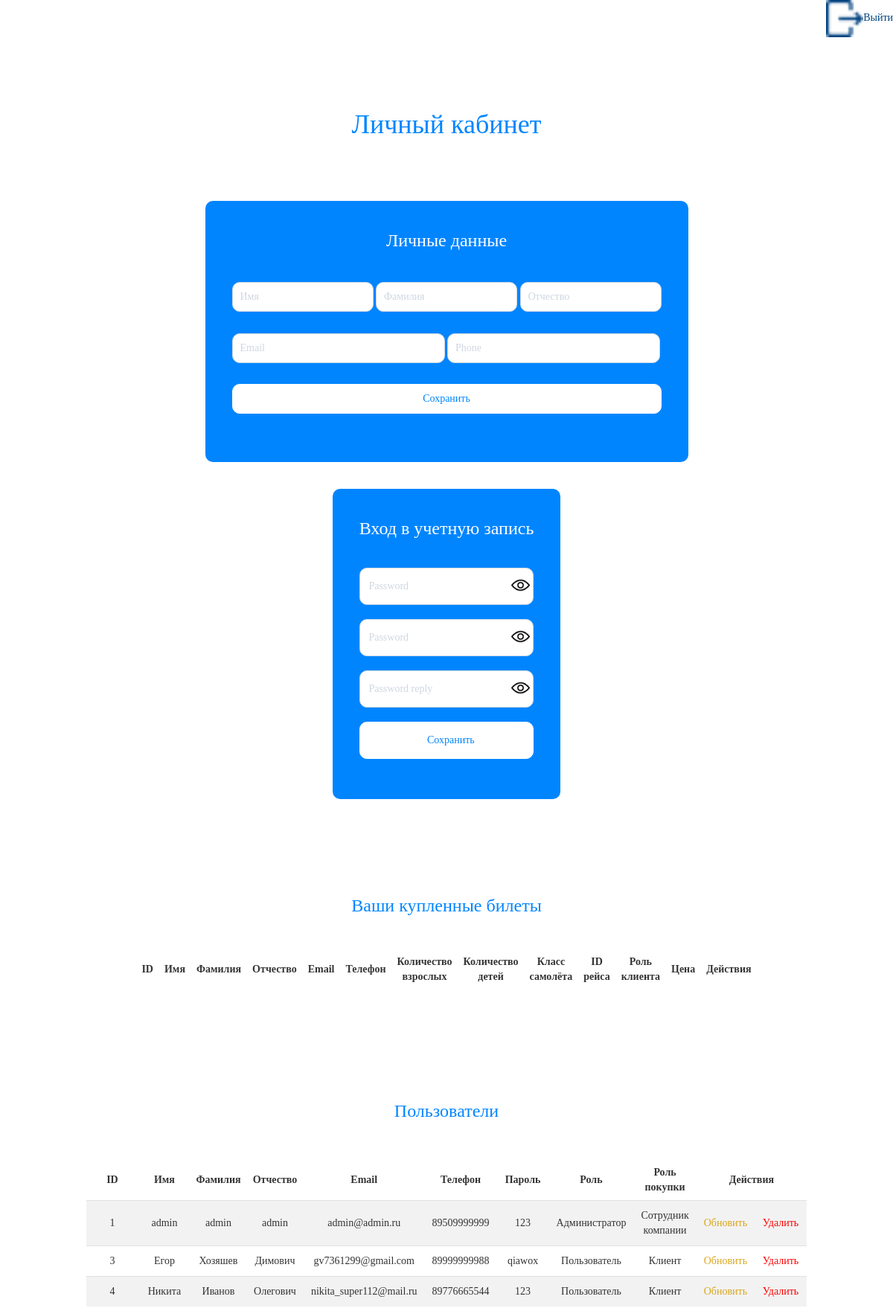
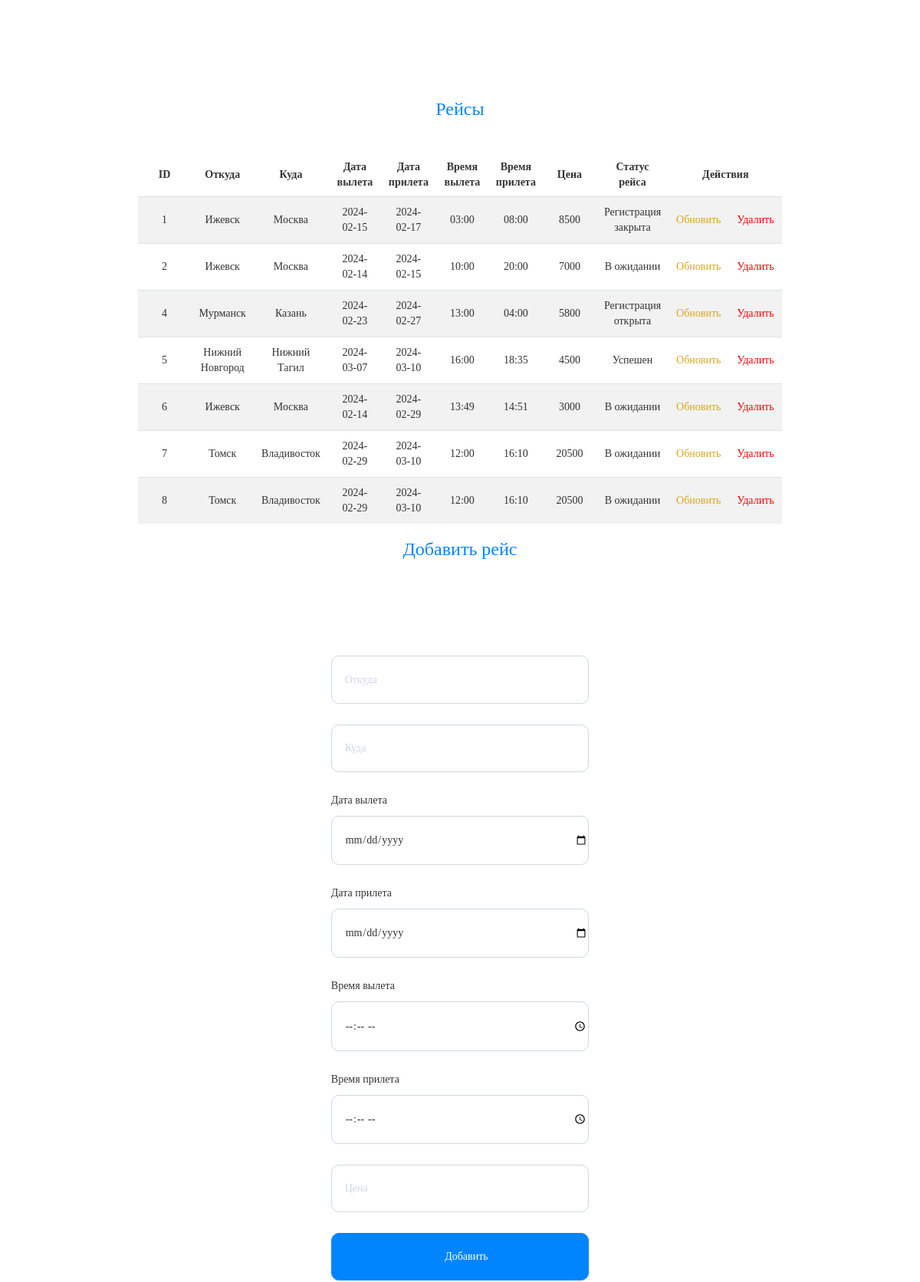
The page /pages/lk_admin.php (upper part) on the database its author committed (2 pictures, top to bottom).
### tables this page shows
CREATE TABLE `users` (
  `id` int NOT NULL,
  `first_name` varchar(100) NOT NULL,
  `last_name` varchar(100) NOT NULL,
  `patronymic` varchar(100) NOT NULL,
  `email` varchar(100) NOT NULL,
  `password` varchar(100) NOT NULL,
  `phone` varchar(100) NOT NULL,
  `role` int NOT NULL DEFAULT '1',
  `role_sales` int NOT NULL DEFAULT '1'
);

CREATE TABLE `flights` (
  `id` int NOT NULL,
  `whence` varchar(100) NOT NULL,
  `wheres` varchar(100) NOT NULL,
  `ddate` varchar(100) NOT NULL,
  `adate` varchar(100) NOT NULL,
  `etime` text NOT NULL,
  `atime` text NOT NULL,
  `price` int NOT NULL,
  `status` int NOT NULL DEFAULT '1'
);

### pages/lk_admin.php (the view, shortened to what this page needs)
<?php
include_once '../db/db.php';
?>
<!DOCTYPE html>
<html lang="en">
<head>
    <link rel="stylesheet" href="../styles/styles.css">
    <link rel="stylesheet" href="https://maxcdn.bootstrapcdn.com/bootstrap/3.4.0/css/bootstrap.min.css">
</head>
<body>
    <a href="exit.php" class="exit_lk"><span><img src="../img/exit.png" alt="">Выйти</span></a>
    <div class="main">
        <div class="title">
            <h1>Личный кабинет</h1>
        </div>
        <div class="data">
            <div class="private_data"><p>Личные данные</p></div>
            <div class="private_form">
                <form method="POST" class="lk_form">
                    <div class="first_input">
                        <input type="text" placeholder="Имя" value="<?php echo $_SESSION['user']['first_name']; ?>" name="name_upd" required>
                        <input type="text" placeholder="Фамилия" class="center_input" value="<?php echo $_SESSION['user']['last_name']; ?>" name="last_name_upd" required>
                        <input type="text" placeholder="Отчество" value="<?php echo $_SESSION['user']['patronymic']; ?>" name="patronymic_upd" required>
                    </div>
                    <div class="second_input">
                        <input type="email" placeholder="Email" class="first_in" value="<?php echo $_SESSION['user']['email']; ?>" name="email_upd" required>
                        <input type="text" placeholder="Phone" class="last_in" value="<?php echo $_SESSION['user']['phone']; ?>" name="phone_upd" required>
                    </div>
                    <input type="submit" value="Сохранить" name="update" class="update_user">
                </form>
            </div>
        </div>
        <div class="auth_block">
            <div class="private_data"><p>Вход в учетную запись</p></div>
            <div class="auth-form auth_data">
                <form method="POST">
                    <div class="v_pass_now">
                        <input type="password" placeholder="Password" id="password_now" required name="password_now">
                        <span class="icon_now"></span>
                    </div>
                    <div class="v_pass">
                        <input type="password" placeholder="Password" id="password" required name="password_new">
                        <span class="icon"></span>
                    </div>
                    <div class="v_pass_reply">
                        <input type="password" placeholder="Password reply" id="password_reply" required name="password_new_reply">
                        <span class="icon_reply"></span>
                    </div>
                    <input type="submit" value="Сохранить" class="save" name="save">
                </form>
            </div>
        </div>
        <div class="buy_bil">
            <div class="private_data"><p>Ваши купленные билеты</p></div>
            <table>
                <tr>
                    <th>ID</th>
                    <th>Имя</th>
                    <th>Фамилия</th>
                    <th>Отчество</th>
                    <th>Email</th>
                    <th>Телефон</th>
                    <th>Количество взрослых</th>
                    <th>Количество детей</th>
                    <th>Класс самолёта</th>
                    <th>ID рейса</th>
                    <th>Роль клиента</th>
                    <th>Цена</th>
                    <th colspan="2">Действия</th>
                </tr>
            </table>
        </div>
        <div class="users">
            <div class="private_data"><p>Пользователи</p></div>
            <?php
            $str_out_users = "SELECT * FROM `users`";
            $run_out_users = mysqli_query($connect, $str_out_users);
            ?>
            <table>
                <tr>
                    <th>ID</th>
                    <th>Имя</th>
                    <th>Фамилия</th>
                    <th>Отчество</th>
                    <th>Email</th>
                    <th>Телефон</th>
                    <th>Пароль</th>
                    <th>Роль</th>
                    <th>Роль покупки</th>
                    <th colspan="2">Действия</th>
                </tr>
                <?php
                while ($users = mysqli_fetch_array($run_out_users)) {
                    switch ($users['role']) {
                        case '1':
                            $role = "Пользователь";
                            break;
                        case '2':
                            $role = "Администратор";
                            break;
                    }
                    switch ($users['role_sales']) {
                        case '1':
                            $role_sales = "Клиент";
                            break;
                        case '3':
                            $role_sales = "Сотрудник компании";
                            break;
                    }
                    echo "<tr align='center' class='e-ever2'>
                            <td>$users[id]</td>
                            <td>$users[first_name]</td>
                            <td>$users[last_name]</td>
                            <td>$users[patronymic]</td>
                            <td>$users[email]</td>
                            <td>$users[phone]</td>
                            <td>$users[password]</td>
                            <td>$role</td>
                            <td>$role_sales</td>
                            <td><a href='update_users.php?edit=$users[id]' target='_blank' class='e-update'>Обновить</a></td>
                            <td><a href='?del=$users[id]' class='e-delete'>Удалить</a></td>
                        </tr>";
                }
                ?>
            </table>
        </div>
        <div class="flights">
            <div class="private_data"><p>Рейсы</p></div>
            <?php
            $str_out_flights = "SELECT * FROM `flights`";
            $run_out_flights = mysqli_query($connect, $str_out_flights);
            ?>
            <table>
                <tr>
                    <th>ID</th>
                    <th>Откуда</th>
                    <th>Куда</th>
                    <th>Дата вылета</th>
                    <th>Дата прилета</th>
                    <th>Время вылета</th>
                    <th>Время прилета</th>
                    <th>Цена</th>
                    <th>Статус рейса</th>
                    <th colspan="2">Действия</th>
                </tr>
                <?php
                while($flights = mysqli_fetch_array($run_out_flights)){
                    switch ($flights['status']) {
                        case '1':
                            $status = "В ожидании";
                            break;
                        case '2':
                            $status = "Регистрация открыта";
                            break;
                        case '3':
                            $status = "Регистрация закрыта";
                            break;
                        case '7':
                            $status = "Успешен";
                            break;
                    }
                    echo "<tr align='center' class='e-ever2'>
                            <td>$flights[id]</td>
                            <td>$flights[whence]</td>
                            <td>$flights[wheres]</td>
                            <td>$flights[ddate]</td>
                            <td>$flights[adate]</td>
                            <td>$flights[etime]</td>
                            <td>$flights[atime]</td>
                            <td>$flights[price]</td>
                            <td class='e-status'>$status</td>
                            <td><a href='update_flights.php?edit_flights=$flights[id]' target='_blank' class='e-update'>Обновить</a></td>
                            <td><a href='?del_flights=$flights[id]' class='e-delete'>Удалить</a></td>
                        </tr>";
                }
                ?>
            </table>
            <div class="auth-form">
                <h3 class="add_flights">Добавить рейс</h3>
                <form method="POST" class="add_flights_form">
                    <input type="text" placeholder="Откуда" name="whence">
                    <input type="text" placeholder="Куда" name="wheres">
                    <p>Дата вылета</p>
                    <input type="date" name="e-date">
                    <p>Дата прилета</p>
                    <input type="date" name="a-date">
                    <p>Время вылета</p>
                    <input type="time" name="e-time">
                    <p>Время прилета</p>
                    <input type="time" name="a-time">
                    <input type="text" placeholder="Цена" name="price">
                    <input type="submit" value="Добавить" name="add_flights">
                </form>
            </div>
        </div>
    </div>
</body>
</html>

### styles/styles.css (style rules this page uses)
body { margin: 0px 0px 0px 0px; font-family: 'Century Gothic' }
a { text-decoration: none; color:white; }
h1 { color: white; text-align: center; }
img { width: 50px; height: 50px; }
* { margin: 0; padding: 0; box-sizing: border-box; font-family: 'Century Gothic'; }
.main { margin: 0 20%; display: flex; flex-direction: column; flex-wrap: wrap; align-content: center; justify-content: center; align-items: center; }
.title { margin-top: 15%; margin-bottom: 10%; color: #0085FF; }
.auth-form { min-width: 40%; }
.auth-form form { display: flex; flex-direction: column; flex-wrap: wrap; align-items: flex-end; align-content: center; justify-content: center; }
.auth-form form input[type=email], .auth-form form input[type=text], .auth-form form input[type=password], .auth-form form input[type=number], .auth-form form input[type=submit], .auth-form form input[type=date], .auth-form form input[type=time], .auth-form form select { min-width: 100%; padding-left: 5%; padding-bottom: 6%; padding-top: 6%; margin-bottom: 8%; border: 1px solid #D0D6E1; border-radius: 10px; }
.auth-form form input[type=submit] { background-color: #0085FF; color: #fff; font-size: 14px; border: 1px solid #0085FF; cursor: pointer; transition: 0.3s all; }
.v_pass_now { position: relative; min-width: 100%; }
.v_pass { position: relative; min-width: 100%; }
.v_pass_reply { position: relative; min-width: 100%; }
.icon { background: url('../img/free-icon-eye-158746.png') no-repeat; background-size: cover; width: 25px; height: 25px; position: absolute; top: 0; right: 0; left: 0; bottom: 0; margin-left: 87%; margin-top: 5%; }
.icon_reply { background: url('../img/free-icon-eye-158746.png') no-repeat; background-size: cover; width: 25px; height: 25px; position: absolute; top: 0; right: 0; left: 0; bottom: 0; margin-left: 87%; margin-top: 5%; }
.icon_now { background: url('../img/free-icon-eye-158746.png') no-repeat; background-size: cover; width: 25px; height: 25px; position: absolute; top: 0; right: 0; left: 0; bottom: 0; margin-left: 87%; margin-top: 5%; }
.private_data { font-size: 24px; color: #fff; }
.data { display: flex; flex-direction: column; flex-wrap: wrap; align-items: center; background: #0085FF; padding: 5%; border-radius: 10px; }
.lk_form { display: flex; flex-direction: column; flex-wrap: wrap; align-items: center; }
.first_input { margin-top: 5%; }
.first_input input { min-width: 28%; height: 40px; padding-left: 10px; }
.second_input { width: 100%; margin-top: 5%; }
.second_input input { min-width: calc(49.5% + 0.4px) ; height: 40px; padding-left: 10px; }
.lk_form > input[type=submit] { margin-top: 5%; width: 100%; }
.lk_form > input, .first_input > input, .second_input > input { border-radius: 10px; }
.first_input > input, .second_input > input { border: 1px solid #D0D6E1; }
.lk_form > input { background: #fff; color: #0085FF; border: 1px solid #fff; transition: 0.3s all; height: 40px; }
.auth_block { background: #0085FF; padding: 5%; border-radius: 10px; margin-top: 5%; }
.save { background: #fff!important; color: #0085FF!important; border: 1px solid #fff!important; }
.auth_data { margin-top: 15%; }
.exit_lk { color: #0085FF; transition: 0.3s all!important; height: 20px; display: flex; justify-content: flex-end; flex-wrap: wrap; flex-direction: row; }
.buy_bil .private_data { color: #0085FF!important; margin-top: 15%; text-align: center; margin-bottom: 5%; }
.users .private_data { color: #0085FF!important; margin-top: 15%; text-align: center; margin-bottom: 5%; }
.flights .private_data { color: #0085FF!important; margin-top: 15%; text-align: center; margin-bottom: 5%; }
.add_flights { color: #0085FF; text-align: center; margin-bottom: 5%; margin-bottom: 15%; }
.add_flights_form { display: flex; align-items: flex-start!important; max-width: 40%; margin: 8% auto; }
.add_flights_form input[type=date], .add_flights_form input[type=time] { min-width: 100%; margin-bottom: 5%; }
.e-ever2:nth-child(even) { background-color: rgba(0, 0, 0, 0.05); }
th { padding: 0.75rem!important; text-align: center!important; }
td { min-width: 70px; height: 100%; padding: 1rem!important; border-top: 1px solid #dee2e6; }
td > a { text-decoration: none!important; }
.e-update { color: #d8a71d; transition: 0.3s all; }
.e-delete { color: #ff0000; transition: 0.3s all; }
table { border-spacing: 0px 0px; width: 100%; text-align: center; }
.update_user { margin-bottom: 5%; }

### rows shown on the page
users: id "1", first_name "admin", last_name "admin", patronymic "admin", email "admin@admin.ru", phone "89509999999", password "123", role "Администратор", role_sales "Сотрудник компании"
users: id "3", first_name "Егор", last_name "Хозяшев", patronymic "Димович", email "gv7361299@gmail.com", phone "89999999988", password "qiawox", role "Пользователь", role_sales "Клиент"
users: id "4", first_name "Никита", last_name "Иванов", patronymic "Олегович", email "nikita_super112@mail.ru", phone "89776665544", password "123", role "Пользователь", role_sales "Клиент"
flights: id "1", whence "Ижевск", wheres "Москва", ddate "2024-02-15", adate "2024-02-17", etime "03:00", atime "08:00", price "8500", status "Регистрация закрыта"
flights: id "2", whence "Ижевск", wheres "Москва", ddate "2024-02-14", adate "2024-02-15", etime "10:00", atime "20:00", price "7000", status "В ожидании"
flights: id "4", whence "Мурманск", wheres "Казань", ddate "2024-02-23", adate "2024-02-27", etime "13:00", atime "04:00", price "5800", status "Регистрация открыта"
flights: id "5", whence "Нижний Новгород", wheres "Нижний Тагил", ddate "2024-03-07", adate "2024-03-10", etime "16:00", atime "18:35", price "4500", status "Успешен"
flights: id "6", whence "Ижевск", wheres "Москва", ddate "2024-02-14", adate "2024-02-29", etime "13:49", atime "14:51", price "3000", status "В ожидании"
flights: id "7", whence "Томск", wheres "Владивосток", ddate "2024-02-29", adate "2024-03-10", etime "12:00", atime "16:10", price "20500", status "В ожидании"
flights: id "8", whence "Томск", wheres "Владивосток", ddate "2024-02-29", adate "2024-03-10", etime "12:00", atime "16:10", price "20500", status "В ожидании"
